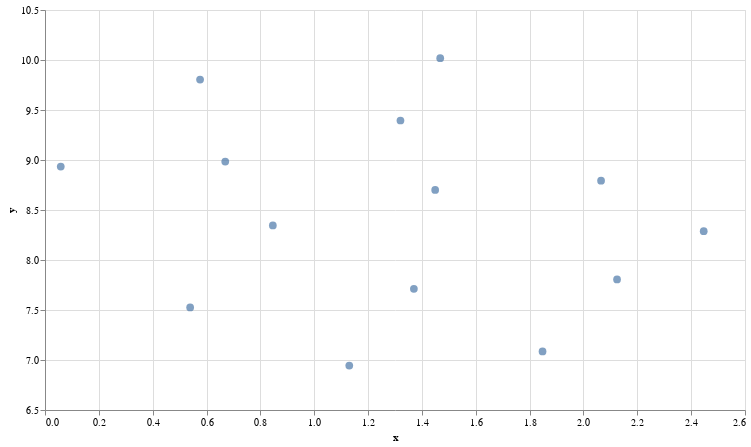

Notebook cell for this chart:
### Markdown cell above
Below we make use of UMAP and altair. UMAP we use to reduce the dimensions of our embeddings (Small size is 1024 😵). No other way to plot it then using dimensionality reduction. With Altair we make an interactive plot.


Please hover over some of these points and see if you can identify a pattern.

### Code cell
# UMAP reduces dimensions from 1024 to 2, which we can plot
reducer = umap.UMAP()
umap_embeds = reducer.fit_transform(embeds)
# Make interactive plot
df_explore = pd.DataFrame(data={'text': df['conversation']})
df_explore['x'] = umap_embeds[:,0]
df_explore['y'] = umap_embeds[:,1]
chart = alt.Chart(df_explore).mark_circle(size=60).encode(
    x=alt.X('x', scale=alt.Scale(zero=False)),
    y=alt.Y('y', scale=alt.Scale(zero=False)),
    tooltip=['text']
).properties(width=700, height=400)
chart.interactive()

### Figure 1 — Vega-Lite specification as saved in the notebook (floating-point values rounded to 4 significant figures)
{"config": {"view": {"continuousWidth": 400, "continuousHeight": 300}}, "data": {"name": "data-82941d3e4797f176d7f1e4271b8a2c1c"}, "mark": {"type": "circle", "size": 60}, "encoding": {"tooltip": [{"field": "text", "type": "nominal"}], "x": {"field": "x", "scale": {"zero": false}, "type": "quantitative"}, "y": {"field": "y", "scale": {"zero": false}, "type": "quantitative"}}, "height": 400, "selection": {"selector001": {"type": "interval", "bind": "scales", "encodings": ["x", "y"]}}, "width": 700, "$schema": "https://vega.github.io/schema/vega-lite/v4.17.0.json", "datasets": {"data-82941d3e4797f176d7f1e4271b8a2c1c": [{"text": "I am watching a movie.", "x": 1.848, "y": 7.086}, {"text": "I'm going to the movies.", "x": 2.125, "y": 7.806}, {"text": "Cinema's popcorn smell is amazing.", "x": 0.5391, "y": 7.526}, {"text": "These guys kept talking while I was watching the movie.", "x": 1.37, "y": 7.711}, {"text": "Groceries are expensive now?", "x": 0.05855, "y": 8.934}, {"text": "What happend to all my groceries, they are all rotten.", "x": 0.6695, "y": 8.984}, {"text": "I like avocado toast", "x": 1.468, "y": 10.02}, {"text": "Cheese is over there!", "x": 1.449, "y": 8.7}, {"text": "Spinach is the food of the gods.", "x": 1.32, "y": 9.395}, {"text": "Healthy dose of protein powder is always good.", "x": 0.576, "y": 9.805}, {"text": "Coldplay is not my favorite band anymore.", "x": 0.8463, "y": 8.346}, {"text": "I really liked MTV, with all the video clips.", "x": 1.13, "y": 6.944}, {"text": "What music would you like me to play?", "x": 2.447, "y": 8.288}, {"text": "He's playing piano very well.", "x": 2.065, "y": 8.793}]}}
